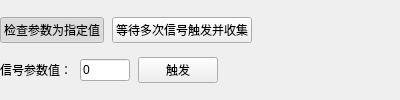
<?xml version="1.0" encoding="UTF-8"?>
<ui version="4.0">
 <class>SignalParamsCheckTest</class>
 <widget class="QWidget" name="SignalParamsCheckTest">
  <property name="geometry">
   <rect>
    <x>0</x>
    <y>0</y>
    <width>400</width>
    <height>100</height>
   </rect>
  </property>
  <property name="windowTitle">
   <string>Form</string>
  </property>
  <layout class="QVBoxLayout" name="verticalLayout">
   <property name="spacing">
    <number>8</number>
   </property>
   <property name="leftMargin">
    <number>0</number>
   </property>
   <property name="rightMargin">
    <number>0</number>
   </property>
   <item>
    <layout class="QHBoxLayout" name="horizontalLayout">
     <item>
      <widget class="QPushButton" name="btn_type1">
       <property name="text">
        <string>检查参数为指定值</string>
       </property>
       <property name="checkable">
        <bool>true</bool>
       </property>
       <property name="checked">
        <bool>true</bool>
       </property>
       <property name="autoExclusive">
        <bool>true</bool>
       </property>
       <attribute name="buttonGroup">
        <string notr="true">buttonGroup</string>
       </attribute>
      </widget>
     </item>
     <item>
      <widget class="QPushButton" name="btn_type2">
       <property name="text">
        <string>等待多次信号触发并收集</string>
       </property>
       <property name="checkable">
        <bool>true</bool>
       </property>
       <property name="autoExclusive">
        <bool>true</bool>
       </property>
       <attribute name="buttonGroup">
        <string notr="true">buttonGroup</string>
       </attribute>
      </widget>
     </item>
     <item>
      <spacer name="horizontalSpacer">
       <property name="orientation">
        <enum>Qt::Horizontal</enum>
       </property>
       <property name="sizeHint" stdset="0">
        <size>
         <width>40</width>
         <height>20</height>
        </size>
       </property>
      </spacer>
     </item>
    </layout>
   </item>
   <item>
    <layout class="QHBoxLayout" name="horizontalLayout_2">
     <item>
      <widget class="QLabel" name="label_2">
       <property name="text">
        <string>信号参数值：</string>
       </property>
      </widget>
     </item>
     <item>
      <widget class="QLineEdit" name="input_param_value">
       <property name="maximumSize">
        <size>
         <width>50</width>
         <height>16777215</height>
        </size>
       </property>
       <property name="text">
        <string>0</string>
       </property>
      </widget>
     </item>
     <item>
      <widget class="QPushButton" name="btn_trigger">
       <property name="text">
        <string>触发</string>
       </property>
      </widget>
     </item>
     <item>
      <spacer name="horizontalSpacer_2">
       <property name="orientation">
        <enum>Qt::Horizontal</enum>
       </property>
       <property name="sizeHint" stdset="0">
        <size>
         <width>40</width>
         <height>20</height>
        </size>
       </property>
      </spacer>
     </item>
    </layout>
   </item>
  </layout>
 </widget>
 <resources/>
 <connections/>
 <buttongroups>
  <buttongroup name="buttonGroup"/>
 </buttongroups>
</ui>
